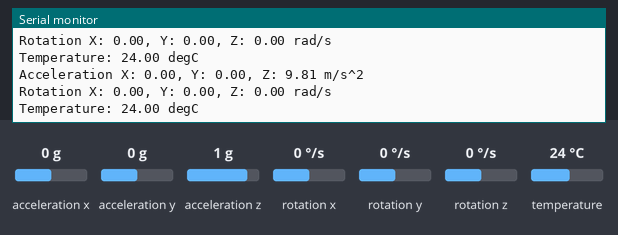
The sketch below on a simulated Arduino Uno, built with avr-gcc and run on an emulated ATmega328P. Parts: the last lines printed to the serial monitor. The inputs (shaded band) are chosen by the test bench; at power-on: acceleration x 0 g, acceleration y 0 g, acceleration z 1 g, rotation x 0 °/s, rotation y 0 °/s, rotation z 0 °/s, temperature 24 °C.

Above: at 1.3 s.
1.4 s: acceleration x set to -1.4 g
At 1.93 s:
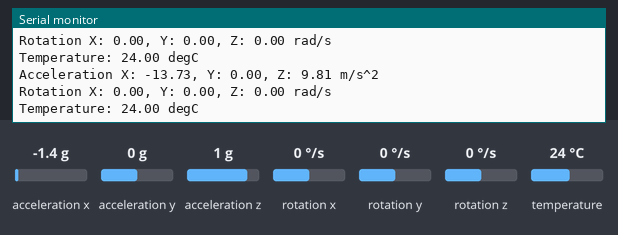
2.9 s: acceleration y set to -1.4 g
At 3.45 s:
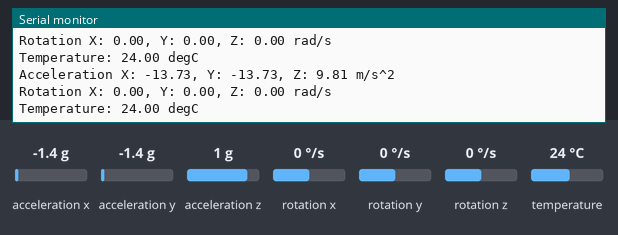
4.4 s: acceleration z set to -1.4 g
At 4.98 s:
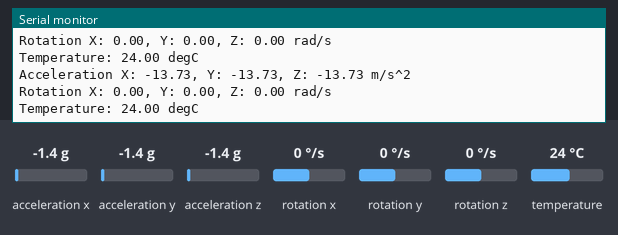
5.9 s: rotation x set to -192 °/s
At 6.5 s:
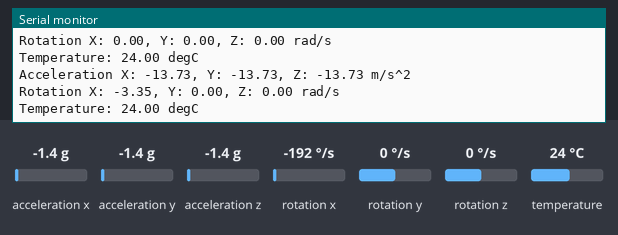
7.4 s: rotation y set to -192 °/s
At 8.02 s:
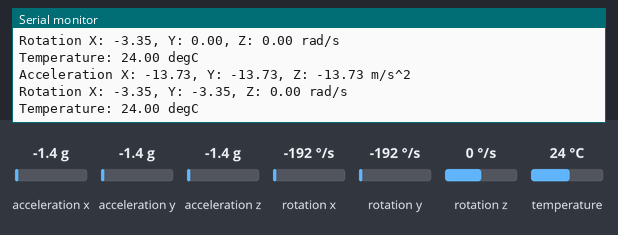

Measured:
- after the input at 1.4 s, the serial monitor: prints a new line after 0.22 s (image 1)
- after the input at 2.9 s, the serial monitor: prints a new line after 0.24 s (image 2)
- after the input at 4.4 s, the serial monitor: prints a new line after 0.26 s (image 3)
- after the input at 5.9 s, the serial monitor: prints a new line after 0.29 s (image 4)
- after the input at 7.4 s, the serial monitor: prints a new line after 0.31 s (image 5)

The sketch:

gyroscopetest2.ino
```cpp
#include <Adafruit_MPU6050.h>
#include <Adafruit_Sensor.h>
#include <Wire.h>

Adafruit_MPU6050 mpu;
void setup() {
  Serial.begin(115200);
  // put your setup code here, to run once:
  mpu.setAccelerometerRange(MPU6050_RANGE_8_G);

	// set gyro range to +- 500 deg/s
	mpu.setGyroRange(MPU6050_RANGE_500_DEG);

	// set filter bandwidth to 21 Hz
	mpu.setFilterBandwidth(MPU6050_BAND_21_HZ);

	delay(100);
}

void loop() {
  // put your main code here, to run repeatedly:
  sensors_event_t a, g, temp;
	mpu.getEvent(&a, &g, &temp);

	/* Print out the values */
	Serial.print("Acceleration X: ");
	Serial.print(a.acceleration.x);
	Serial.print(", Y: ");
	Serial.print(a.acceleration.y);
	Serial.print(", Z: ");
	Serial.print(a.acceleration.z);
	Serial.println(" m/s^2");

	Serial.print("Rotation X: ");
	Serial.print(g.gyro.x);
	Serial.print(", Y: ");
	Serial.print(g.gyro.y);
	Serial.print(", Z: ");
	Serial.print(g.gyro.z);
	Serial.println(" rad/s");

	Serial.print("Temperature: ");
	Serial.print(temp.temperature);
	Serial.println(" degC");

	Serial.println("");
	delay(500);
}
```
